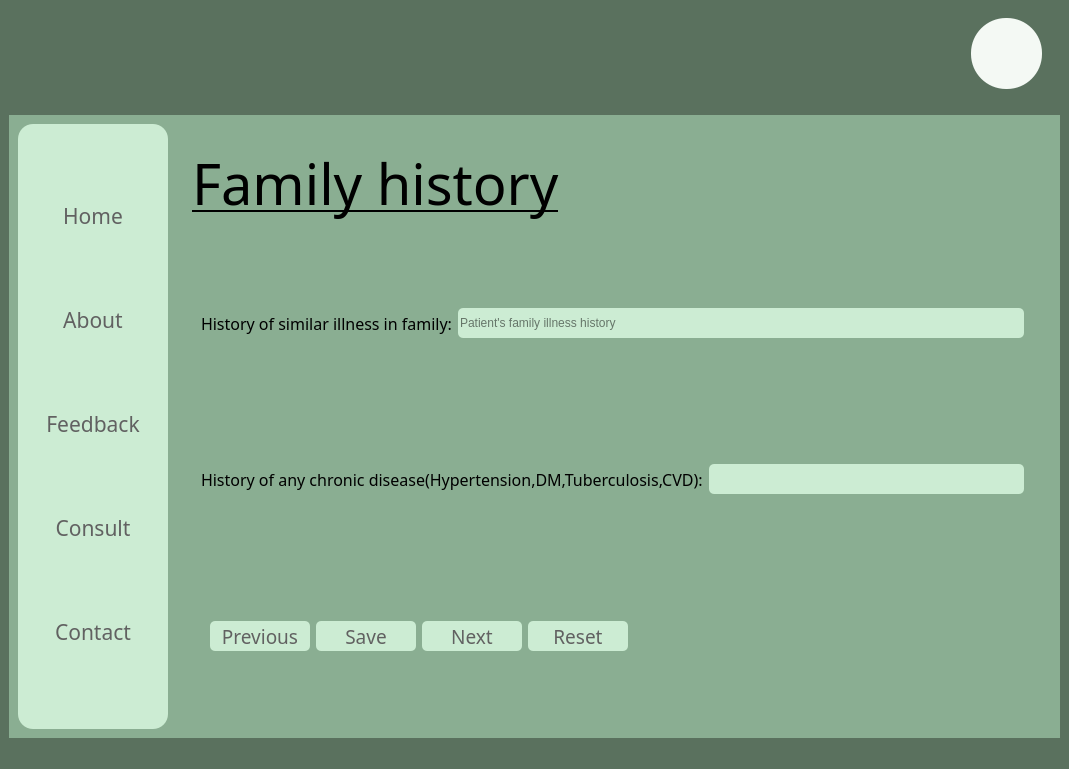
<?xml version="1.0" encoding="UTF-8"?>
<ui version="4.0">
 <class>MainWindow</class>
 <widget class="QMainWindow" name="MainWindow">
  <property name="geometry">
   <rect>
    <x>0</x>
    <y>0</y>
    <width>1069</width>
    <height>769</height>
   </rect>
  </property>
  <property name="windowTitle">
   <string>MainWindow</string>
  </property>
  <property name="styleSheet">
   <string notr="true">background-color:rgb(90, 113, 94);
border:None;</string>
  </property>
  <widget class="QWidget" name="centralwidget">
   <property name="styleSheet">
    <string notr="true">border:None;</string>
   </property>
   <layout class="QVBoxLayout" name="verticalLayout_2">
    <item>
     <widget class="QFrame" name="frame">
      <property name="minimumSize">
       <size>
        <width>0</width>
        <height>100</height>
       </size>
      </property>
      <property name="maximumSize">
       <size>
        <width>16777215</width>
        <height>100</height>
       </size>
      </property>
      <property name="styleSheet">
       <string notr="true">background:transparent;
border:None;</string>
      </property>
      <property name="frameShape">
       <enum>QFrame::StyledPanel</enum>
      </property>
      <property name="frameShadow">
       <enum>QFrame::Raised</enum>
      </property>
      <layout class="QHBoxLayout" name="horizontalLayout_2">
       <item>
        <widget class="QFrame" name="frame_5">
         <property name="frameShape">
          <enum>QFrame::StyledPanel</enum>
         </property>
         <property name="frameShadow">
          <enum>QFrame::Raised</enum>
         </property>
         <layout class="QHBoxLayout" name="horizontalLayout_3">
          <item>
           <widget class="QFrame" name="frame_7">
            <property name="frameShape">
             <enum>QFrame::StyledPanel</enum>
            </property>
            <property name="frameShadow">
             <enum>QFrame::Raised</enum>
            </property>
            <widget class="QPushButton" name="pushButton_14">
             <property name="geometry">
              <rect>
               <x>0</x>
               <y>0</y>
               <width>81</width>
               <height>61</height>
              </rect>
             </property>
             <property name="styleSheet">
              <string notr="true">image: url(Media/Wix Logo Maker - Google Chrome 26-08-2022 16_51_23.png);</string>
             </property>
             <property name="text">
              <string/>
             </property>
            </widget>
           </widget>
          </item>
          <item>
           <widget class="QFrame" name="frame_8">
            <property name="maximumSize">
             <size>
              <width>100</width>
              <height>16777215</height>
             </size>
            </property>
            <property name="frameShape">
             <enum>QFrame::StyledPanel</enum>
            </property>
            <property name="frameShadow">
             <enum>QFrame::Raised</enum>
            </property>
            <widget class="QPushButton" name="pushButton_2">
             <property name="geometry">
              <rect>
               <x>30</x>
               <y>10</y>
               <width>41</width>
               <height>41</height>
              </rect>
             </property>
             <property name="cursor">
              <cursorShape>PointingHandCursor</cursorShape>
             </property>
             <property name="styleSheet">
              <string notr="true">QPushButton{
image: url(Media/notification (2).png);
}

QPushButton:hover{
	image: url(Media/notification.png);
}

QPushButton:pressed{
	image: url(Media/notification (1).png);
}</string>
             </property>
             <property name="text">
              <string/>
             </property>
            </widget>
           </widget>
          </item>
         </layout>
        </widget>
       </item>
       <item>
        <widget class="QFrame" name="frame_6">
         <property name="maximumSize">
          <size>
           <width>100</width>
           <height>16777215</height>
          </size>
         </property>
         <property name="frameShape">
          <enum>QFrame::StyledPanel</enum>
         </property>
         <property name="frameShadow">
          <enum>QFrame::Raised</enum>
         </property>
         <widget class="QPushButton" name="pushButton">
          <property name="geometry">
           <rect>
            <x>20</x>
            <y>0</y>
            <width>71</width>
            <height>71</height>
           </rect>
          </property>
          <property name="cursor">
           <cursorShape>PointingHandCursor</cursorShape>
          </property>
          <property name="styleSheet">
           <string notr="true">color:rgb(97, 97, 97);
background-color: rgb(244, 249, 244);
border-radius:35px;</string>
          </property>
          <property name="text">
           <string/>
          </property>
         </widget>
        </widget>
       </item>
      </layout>
     </widget>
    </item>
    <item>
     <widget class="QFrame" name="frame_2">
      <property name="styleSheet">
       <string notr="true">/*background-color: qlineargradient(spread:pad, x1:0, y1:0, x2:1, y2:0, stop:0 rgba(0, 179, 255, 255), stop:1 rgba(255, 255, 255, 255));*/

background-color: rgb(138, 174, 146);</string>
      </property>
      <property name="frameShape">
       <enum>QFrame::StyledPanel</enum>
      </property>
      <property name="frameShadow">
       <enum>QFrame::Raised</enum>
      </property>
      <layout class="QHBoxLayout" name="horizontalLayout">
       <item>
        <widget class="QFrame" name="frame_3">
         <property name="minimumSize">
          <size>
           <width>150</width>
           <height>0</height>
          </size>
         </property>
         <property name="maximumSize">
          <size>
           <width>100</width>
           <height>16777215</height>
          </size>
         </property>
         <property name="styleSheet">
          <string notr="true">background-color:rgb(204, 236, 211);
border-radius:15px;</string>
         </property>
         <property name="frameShape">
          <enum>QFrame::StyledPanel</enum>
         </property>
         <property name="frameShadow">
          <enum>QFrame::Raised</enum>
         </property>
         <layout class="QVBoxLayout" name="verticalLayout">
          <item>
           <widget class="QPushButton" name="Home_button">
            <property name="font">
             <font>
              <family>Javanese Text</family>
              <pointsize>16</pointsize>
              <weight>50</weight>
              <bold>false</bold>
             </font>
            </property>
            <property name="cursor">
             <cursorShape>PointingHandCursor</cursorShape>
            </property>
            <property name="styleSheet">
             <string notr="true">QPushButton{
color: rgb(97, 97, 97);
border-radius:10px;
}

QPushButton:hover{
background-color: rgb(220, 255, 228);
	/*color: rgb(255, 255, 255);*/
	font: 700 16pt &quot;Constantia&quot;;
}


</string>
            </property>
            <property name="text">
             <string>Home</string>
            </property>
           </widget>
          </item>
          <item>
           <widget class="QPushButton" name="About_button">
            <property name="font">
             <font>
              <family>Javanese Text</family>
              <pointsize>16</pointsize>
              <weight>50</weight>
              <bold>false</bold>
             </font>
            </property>
            <property name="cursor">
             <cursorShape>PointingHandCursor</cursorShape>
            </property>
            <property name="styleSheet">
             <string notr="true">QPushButton{
color: rgb(97, 97, 97);
border-radius:10px;
}

QPushButton:hover{
background-color: rgb(220, 255, 228);
	/*color: rgb(255, 255, 255);*/
	font: 700 16pt &quot;Constantia&quot;;
}


</string>
            </property>
            <property name="text">
             <string>About</string>
            </property>
           </widget>
          </item>
          <item>
           <widget class="QPushButton" name="Feedback_button">
            <property name="font">
             <font>
              <family>Javanese Text</family>
              <pointsize>16</pointsize>
              <weight>50</weight>
              <bold>false</bold>
             </font>
            </property>
            <property name="cursor">
             <cursorShape>PointingHandCursor</cursorShape>
            </property>
            <property name="styleSheet">
             <string notr="true">QPushButton{
color: rgb(97, 97, 97);
border-radius:10px;
}

QPushButton:hover{
background-color: rgb(220, 255, 228);
	/*color: rgb(255, 255, 255);*/
	font: 700 16pt &quot;Constantia&quot;;
}


</string>
            </property>
            <property name="text">
             <string>Feedback</string>
            </property>
           </widget>
          </item>
          <item>
           <widget class="QPushButton" name="Consult_button">
            <property name="font">
             <font>
              <family>Javanese Text</family>
              <pointsize>16</pointsize>
              <weight>50</weight>
              <bold>false</bold>
             </font>
            </property>
            <property name="cursor">
             <cursorShape>PointingHandCursor</cursorShape>
            </property>
            <property name="styleSheet">
             <string notr="true">QPushButton{
color: rgb(97, 97, 97);
border-radius:10px;
}

QPushButton:hover{
background-color: rgb(220, 255, 228);
	/*color: rgb(255, 255, 255);*/
	font: 700 16pt &quot;Constantia&quot;;
}


</string>
            </property>
            <property name="text">
             <string>Consult</string>
            </property>
           </widget>
          </item>
          <item>
           <widget class="QPushButton" name="Contact_button">
            <property name="font">
             <font>
              <family>Javanese Text</family>
              <pointsize>16</pointsize>
              <weight>50</weight>
              <bold>false</bold>
             </font>
            </property>
            <property name="cursor">
             <cursorShape>PointingHandCursor</cursorShape>
            </property>
            <property name="styleSheet">
             <string notr="true">QPushButton{
color: rgb(97, 97, 97);
border-radius:10px;
}

QPushButton:hover{
background-color: rgb(220, 255, 228);
	/*color: rgb(255, 255, 255);*/
	font: 700 16pt &quot;Constantia&quot;;
}


</string>
            </property>
            <property name="text">
             <string>Contact</string>
            </property>
           </widget>
          </item>
         </layout>
        </widget>
       </item>
       <item>
        <widget class="QFrame" name="frame_4">
         <property name="styleSheet">
          <string notr="true">background:transparent;</string>
         </property>
         <property name="frameShape">
          <enum>QFrame::StyledPanel</enum>
         </property>
         <property name="frameShadow">
          <enum>QFrame::Raised</enum>
         </property>
         <layout class="QVBoxLayout" name="verticalLayout_3">
          <item>
           <widget class="QFrame" name="frame_9">
            <property name="minimumSize">
             <size>
              <width>0</width>
              <height>70</height>
             </size>
            </property>
            <property name="maximumSize">
             <size>
              <width>16777215</width>
              <height>100</height>
             </size>
            </property>
            <property name="styleSheet">
             <string notr="true"/>
            </property>
            <property name="frameShape">
             <enum>QFrame::StyledPanel</enum>
            </property>
            <property name="frameShadow">
             <enum>QFrame::Raised</enum>
            </property>
            <layout class="QVBoxLayout" name="verticalLayout_4">
             <item>
              <widget class="QLabel" name="label">
               <property name="font">
                <font>
                 <family>Bahnschrift Condensed</family>
                 <pointsize>42</pointsize>
                 <weight>50</weight>
                 <bold>false</bold>
                 <underline>true</underline>
                </font>
               </property>
               <property name="text">
                <string>Family history</string>
               </property>
              </widget>
             </item>
            </layout>
           </widget>
          </item>
          <item>
           <widget class="QFrame" name="frame_10">
            <property name="styleSheet">
             <string notr="true"/>
            </property>
            <property name="frameShape">
             <enum>QFrame::StyledPanel</enum>
            </property>
            <property name="frameShadow">
             <enum>QFrame::Raised</enum>
            </property>
            <layout class="QVBoxLayout" name="verticalLayout_5">
             <item>
              <widget class="QFrame" name="frame_11">
               <property name="frameShape">
                <enum>QFrame::StyledPanel</enum>
               </property>
               <property name="frameShadow">
                <enum>QFrame::Raised</enum>
               </property>
               <layout class="QHBoxLayout" name="horizontalLayout_4">
                <item>
                 <widget class="QLabel" name="label_2">
                  <property name="minimumSize">
                   <size>
                    <width>0</width>
                    <height>30</height>
                   </size>
                  </property>
                  <property name="font">
                   <font>
                    <family>Bahnschrift Condensed</family>
                    <pointsize>12</pointsize>
                   </font>
                  </property>
                  <property name="text">
                   <string>History of similar illness in family:</string>
                  </property>
                 </widget>
                </item>
                <item>
                 <widget class="QLineEdit" name="HOSIIF">
                  <property name="minimumSize">
                   <size>
                    <width>0</width>
                    <height>30</height>
                   </size>
                  </property>
                  <property name="styleSheet">
                   <string notr="true">QLineEdit{
background-color: rgb(204, 236, 211);
border-radius:5px;
}
QLineEdit:focus{
background-color:rgb(255, 255, 255)
}</string>
                  </property>
                  <property name="placeholderText">
                   <string>Patient's family illness history</string>
                  </property>
                 </widget>
                </item>
               </layout>
              </widget>
             </item>
             <item>
              <widget class="QFrame" name="frame_15">
               <property name="frameShape">
                <enum>QFrame::StyledPanel</enum>
               </property>
               <property name="frameShadow">
                <enum>QFrame::Raised</enum>
               </property>
               <layout class="QHBoxLayout" name="horizontalLayout_8">
                <item>
                 <widget class="QLabel" name="label_8">
                  <property name="minimumSize">
                   <size>
                    <width>0</width>
                    <height>30</height>
                   </size>
                  </property>
                  <property name="font">
                   <font>
                    <family>Bahnschrift Condensed</family>
                    <pointsize>12</pointsize>
                   </font>
                  </property>
                  <property name="text">
                   <string>History of any chronic disease(Hypertension,DM,Tuberculosis,CVD):</string>
                  </property>
                 </widget>
                </item>
                <item>
                 <widget class="QLineEdit" name="HOACD">
                  <property name="minimumSize">
                   <size>
                    <width>0</width>
                    <height>30</height>
                   </size>
                  </property>
                  <property name="styleSheet">
                   <string notr="true">QLineEdit{
background-color: rgb(204, 236, 211);
border-radius:5px;
}
QLineEdit:focus{
background-color:rgb(255, 255, 255)
}</string>
                  </property>
                  <property name="placeholderText">
                   <string/>
                  </property>
                 </widget>
                </item>
               </layout>
              </widget>
             </item>
             <item>
              <widget class="QFrame" name="frame_14">
               <property name="frameShape">
                <enum>QFrame::StyledPanel</enum>
               </property>
               <property name="frameShadow">
                <enum>QFrame::Raised</enum>
               </property>
               <layout class="QHBoxLayout" name="horizontalLayout_9">
                <item>
                 <widget class="QFrame" name="frame_13">
                  <property name="frameShape">
                   <enum>QFrame::StyledPanel</enum>
                  </property>
                  <property name="frameShadow">
                   <enum>QFrame::Raised</enum>
                  </property>
                  <layout class="QHBoxLayout" name="horizontalLayout_10">
                   <item>
                    <widget class="QPushButton" name="Previous_Button">
                     <property name="minimumSize">
                      <size>
                       <width>100</width>
                       <height>30</height>
                      </size>
                     </property>
                     <property name="font">
                      <font>
                       <family>Bahnschrift Condensed</family>
                       <pointsize>14</pointsize>
                      </font>
                     </property>
                     <property name="styleSheet">
                      <string notr="true">QPushButton{
background-color: rgb(204, 236, 211);
color: rgb(97, 97, 97);
border-radius:5px;
}

QPushButton:hover{
background-color: rgb(90, 113, 94);
color: rgb(204, 236, 211);
}</string>
                     </property>
                     <property name="text">
                      <string>Previous</string>
                     </property>
                    </widget>
                   </item>
                   <item>
                    <widget class="QPushButton" name="Save_button">
                     <property name="minimumSize">
                      <size>
                       <width>100</width>
                       <height>30</height>
                      </size>
                     </property>
                     <property name="maximumSize">
                      <size>
                       <width>16666666</width>
                       <height>16777215</height>
                      </size>
                     </property>
                     <property name="font">
                      <font>
                       <family>Bahnschrift Condensed</family>
                       <pointsize>14</pointsize>
                      </font>
                     </property>
                     <property name="styleSheet">
                      <string notr="true">QPushButton{
background-color: rgb(204, 236, 211);
color: rgb(97, 97, 97);
border-radius:5px;
}

QPushButton:hover{
background-color: rgb(90, 113, 94);
color: rgb(204, 236, 211);
}</string>
                     </property>
                     <property name="text">
                      <string>   Save   </string>
                     </property>
                    </widget>
                   </item>
                   <item>
                    <widget class="QPushButton" name="Next_Button">
                     <property name="minimumSize">
                      <size>
                       <width>100</width>
                       <height>30</height>
                      </size>
                     </property>
                     <property name="font">
                      <font>
                       <family>Bahnschrift Condensed</family>
                       <pointsize>14</pointsize>
                      </font>
                     </property>
                     <property name="styleSheet">
                      <string notr="true">QPushButton{
background-color: rgb(204, 236, 211);
color: rgb(97, 97, 97);
border-radius:5px;
}

QPushButton:hover{
background-color: rgb(90, 113, 94);
color: rgb(204, 236, 211);
}</string>
                     </property>
                     <property name="text">
                      <string>  Next  </string>
                     </property>
                    </widget>
                   </item>
                   <item>
                    <widget class="QPushButton" name="Reset_Button">
                     <property name="minimumSize">
                      <size>
                       <width>100</width>
                       <height>30</height>
                      </size>
                     </property>
                     <property name="font">
                      <font>
                       <family>Bahnschrift Condensed</family>
                       <pointsize>14</pointsize>
                      </font>
                     </property>
                     <property name="styleSheet">
                      <string notr="true">QPushButton{
background-color: rgb(204, 236, 211);
color: rgb(97, 97, 97);
border-radius:5px;
}

QPushButton:hover{
background-color: rgb(90, 113, 94);
color: rgb(204, 236, 211);
}</string>
                     </property>
                     <property name="text">
                      <string>  Reset  </string>
                     </property>
                    </widget>
                   </item>
                  </layout>
                 </widget>
                </item>
                <item>
                 <widget class="QFrame" name="frame_18">
                  <property name="frameShape">
                   <enum>QFrame::StyledPanel</enum>
                  </property>
                  <property name="frameShadow">
                   <enum>QFrame::Raised</enum>
                  </property>
                 </widget>
                </item>
               </layout>
              </widget>
             </item>
            </layout>
           </widget>
          </item>
         </layout>
        </widget>
       </item>
      </layout>
     </widget>
    </item>
   </layout>
  </widget>
  <widget class="QStatusBar" name="statusbar"/>
 </widget>
 <resources>
  <include location="Media/home_page.qrc"/>
 </resources>
 <connections/>
</ui>
